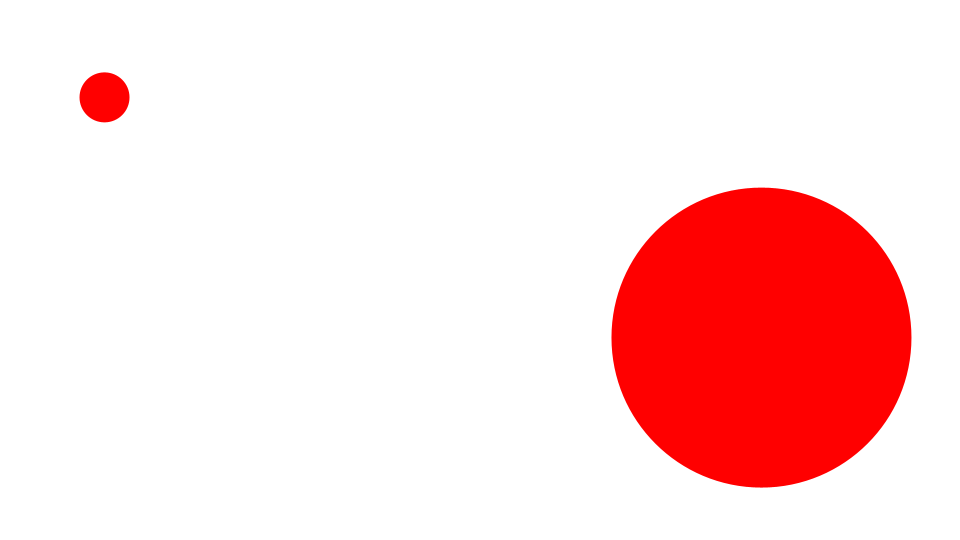
Frame 1 (no input)
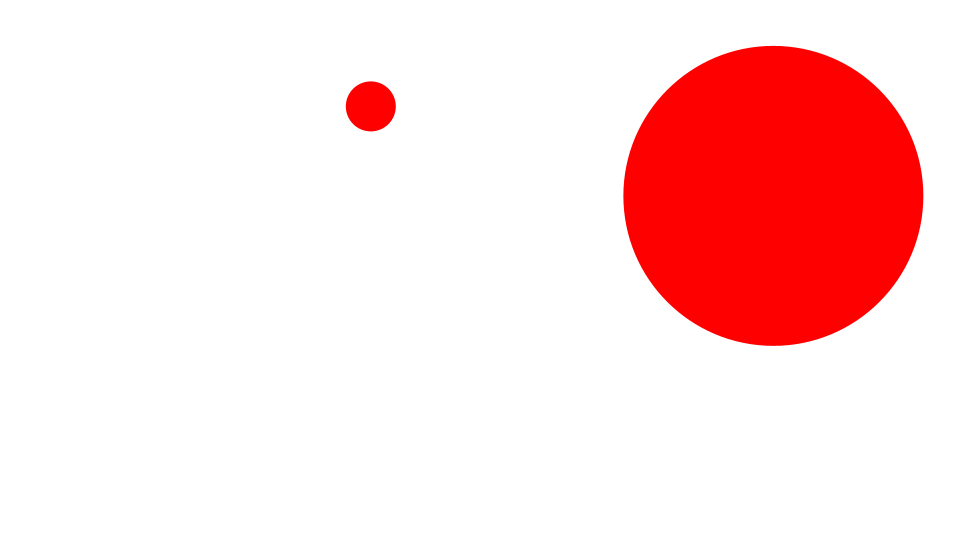
Frame 60 (the mouse pressed at the canvas centre just before this capture)
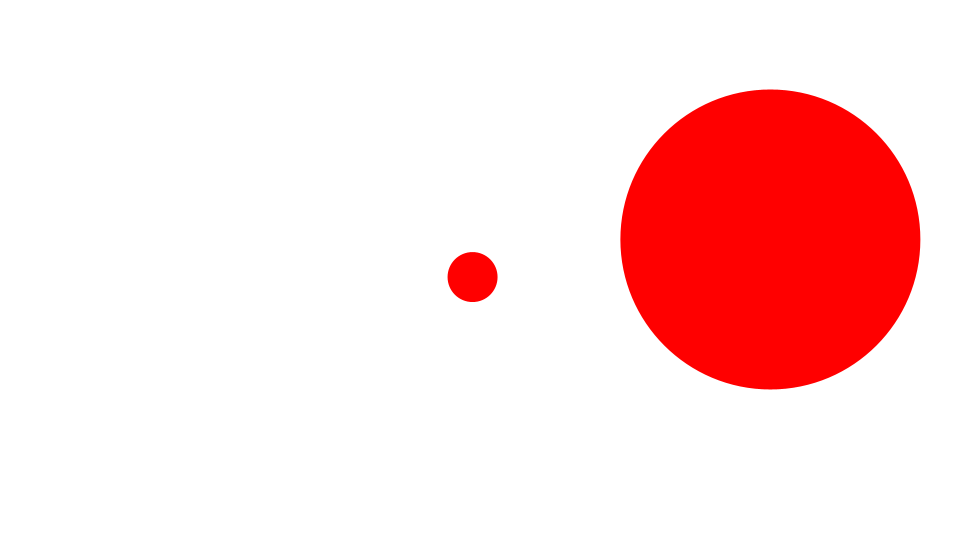
Frame 120 (the mouse held since frame 60 and released just before this capture)

The Processing sketch that drew these frames (run headless with seeded random() and noise(); from frame 60 on, the mouse is pressed at the canvas centre):

// Processing sketch: Billiard3
// ── Billiard3.pde
Ball ball0;
Ball ball1;
float bounce = -1.0;

void setup() {
  size(960, 540);
  frameRate(30);
  initialize();
}

void initialize() {
  smooth();
  noStroke();

  ball0 = new Ball(150);
  ball0.mass = 2;
  ball0.x = width - 200;
  ball0.y = height - 200;
  ball0.vx = random(10) - 5;
  ball0.vy = random(10) - 5;
  ball0.setFillColor(color(255, 0, 0));
  
  ball1 = new Ball(25);
  ball1.mass = 1;
  ball1.x = 100;
  ball1.y = 100;
  ball1.vx = random(10) - 5;
  ball1.vy = random(10) - 5;
  ball1.setFillColor(color(255, 0, 0));
}

void draw() {
  background(255);

  ball0.x += ball0.vx;
  ball0.y += ball0.vy;
  ball1.x += ball1.vx;
  ball1.y += ball1.vy;
  checkCollision(ball0, ball1);
  checkWalls(ball0);
  checkWalls(ball1);
      
  ball0.update();
  ball1.update();  
}

void checkWalls(Ball ball) {
  if(ball.x + ball.radius > width){
    ball.x = width - ball.radius;
    ball.vx *= bounce;
  }else if(ball.x - ball.radius < 0){
    ball.x = ball.radius;
    ball.vx *= bounce;
  }
      
  if(ball.y + ball.radius > height){
    ball.y = height - ball.radius;
    ball.vy *= bounce;
  }else if(ball.y - ball.radius < 0){
    ball.y = ball.radius;
    ball.vy *= bounce;
  }
}

void checkCollision(Ball ball0, Ball ball1) {
  float dx = ball1.x - ball0.x;
  float dy = ball1.y - ball0.y;
  float dist = sqrt(dx*dx + dy*dy);
  
  if(dist < ball0.radius + ball1.radius) {
    float angle = atan2(dy, dx);
    float sine = sin(angle);
    float cosine = cos(angle);
        
    Point pos0 = new Point(0, 0);
    Point pos1 = rotate(dx, dy, sine, cosine, true);
    Point vel0 = rotate(ball0.vx, ball0.vy, sine, cosine, true);
    Point vel1 = rotate(ball1.vx, ball1.vy, sine, cosine, true);

    float vxTotal = vel0.x - vel1.x;
    vel0.x = ((ball0.mass - ball1.mass) * vel0.x + 2 * ball1.mass * vel1.x) / (ball0.mass + ball1.mass);
    vel1.x = vxTotal + vel0.x;

    float absV = abs(vel0.x) + abs(vel1.x);
    float overlap = (ball0.radius + ball1.radius)  - abs(pos0.x - pos1.x);
    pos0.x += vel0.x / absV * overlap;
    pos1.x += vel1.x / absV * overlap;
    
    Point pos0F = rotate(pos0.x, pos0.y, sine, cosine, false);
    Point pos1F = rotate(pos1.x, pos1.y, sine, cosine, false);
    
    ball1.x = ball0.x + pos1F.x;
    ball1.y = ball0.y + pos1F.y;
    ball0.x = ball0.x + pos0F.x;
    ball0.y = ball0.y + pos0F.y;

    Point vel0F = rotate(vel0.x, vel0.y, sine, cosine, false);
    Point vel1F = rotate(vel1.x, vel1.y, sine, cosine,false);
    ball0.vx = vel0F.x;
    ball0.vy = vel0F.y;
    ball1.vx = vel1F.x;
    ball1.vy = vel1F.y;
  }
}

Point rotate(float x, float y, float sine, float cosine, Boolean reverse) {
  Point result = new Point(0, 0);
  if(reverse){
    result.x = x * cosine + y * sine;
    result.y = y * cosine - x * sine;
  }else{
    result.x = x * cosine - y * sine;
    result.y = y * cosine + x * sine;
  }
  return result;  
}

////////////////////////////////

class Ball extends Sprite {
  float radius;
  float vx, vy;
  float mass = 1;
  
  Ball(float radius){
    super();
    this.radius = radius;
  }
  
  void draw(){
    if(dist(mouseX, mouseY, x, y) < radius) {
      isRollOver = true;
    }else{
      isRollOver = false;
    }
    ellipse(0, 0, radius*2, radius*2);
  }
}

////////////////////////////////

class Sprite extends Object {
  float x, y;
  float scaleX, scaleY;
  float width, height;
  float rotation;
  boolean visible;
  color strokeColor;
  color fillColor;
  Boolean isStroke;
  Boolean isFill;
  Boolean isRollOver;
  Boolean locked;
  float xoff, yoff;
 
  Sprite() {
    super();
    scaleX = 1.0;
    scaleY = 1.0;
    strokeColor = color(0);
    fillColor = color(0);
    isStroke = false;
    isFill = false;
    isRollOver = false;
    locked = false;
    visible = true;
  }
  
  void update() {
    if(! visible) return;
    pushMatrix();
    if(locked){
      x = mouseX - xoff;
      y = mouseY - yoff;
    }  
    translate(x, y);
    scale(scaleX, scaleY);
    rotate(rotation * PI / 180.0);
    if(isStroke) stroke(strokeColor);
    if(isFill) fill(fillColor);
    draw();
    popMatrix();
  }
  
  void setStrokeColor(color strokeColor) {
    this.strokeColor = strokeColor;
    isStroke = true;
  }
  
  void setFillColor(color fillColor) {
    this.fillColor = fillColor;
    isFill = true;
  }
  
  void startDrag() {
    if(isRollOver){
      locked = true;
      xoff = mouseX - x;
      yoff = mouseY - y;
    }
  }
  
  void stopDrag() {
    locked = false;
  }
  
  void draw() {}
}

////////////////////////////////

class Point extends Object {
  float x, y;
  
  Point(float x, float y) {
    super();
    this.x = x;
    this.y = y;
  }
}

////////////////////////////////

class Object {
  Object() {}
}
